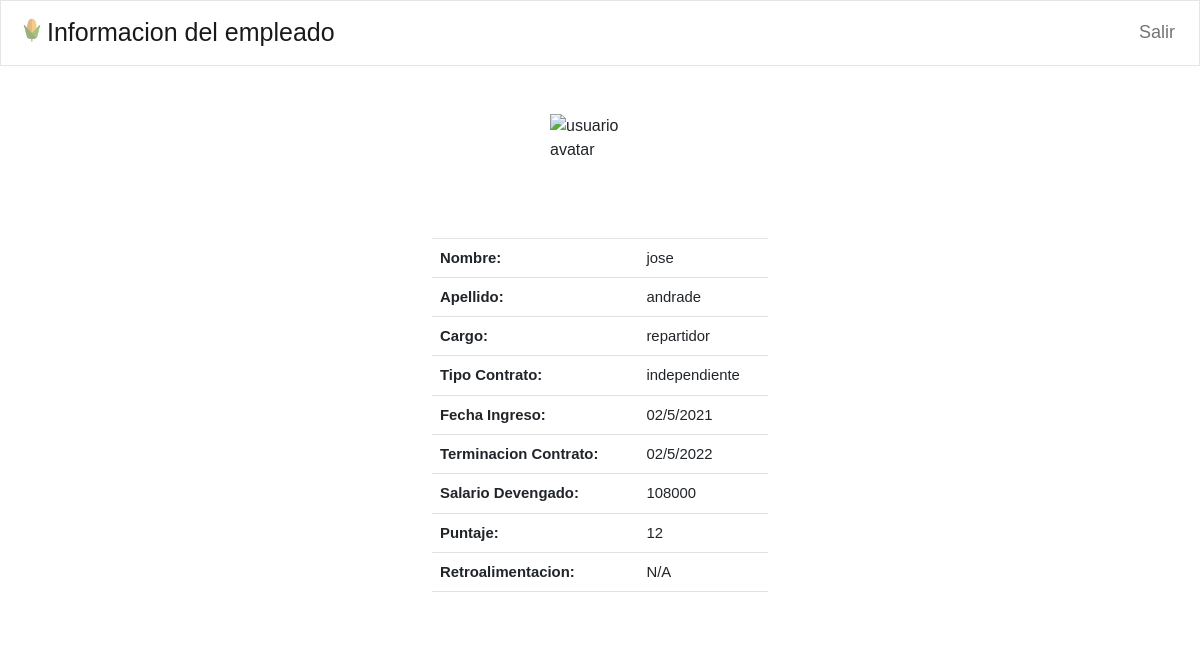
The page /empleado/5 on the database its author committed.
### tables this page shows
CREATE TABLE "empleados" (
	"idusuario"	INTEGER NOT NULL,
	"documento"	VARCHAR NOT NULL,
	"nombre"	VARCHAR NOT NULL,
	"apellido"	VARCHAR NOT NULL,
	"edad"	INT NOT NULL,
	"profesion"	VARCHAR NOT NULL,
	"fecingreso"	DATE NOT NULL,
	"fecterminacion"	DATE NOT NULL,
	"tipocontrato"	VARCHAR NOT NULL,
	"salario"	INT NOT NULL,
	"cargo"	VARCHAR NOT NULL,
	"retroalimentacion"	TEXT NOT NULL,
	"puntaje"	INT NOT NULL,
	"area"	TEXT,
	PRIMARY KEY("idusuario" AUTOINCREMENT)
);

### app.py (the view)
@app.route('/empleado/<int:empleado>', methods=["GET"])
def Empleado(empleado):
    sql = 'SELECT * FROM empleados where idusuario = %s'% (empleado)
    res = ejecutar_sel(sql)
    if len(res)>0:
        return render_template('InfoUser.html', info = res[0])

### bdatos.py (called while the page is built)
def ejecutar_sel(sql) -> list:
    try:
        with sqlite3.connect(NOM_BD) as con:  # Conectarse a la base de datos
            cur = con.cursor()                # Crea un área intermedia para gestión de los contenidos
            res = cur.execute(sql).fetchall() # Se obtienen los registros devueltos
    except:
        res = None
    return res

### templates/InfoUser.html (shortened to what this page needs)
<!DOCTYPE html>
<html lang="es">
    <head>
        <link rel="stylesheet" href="https://bootswatch.com/4/litera/bootstrap.min.css">
        <link href="https://cdn.jsdelivr.net/npm/bootstrap@5.0.2/dist/css/bootstrap.min.css" rel="stylesheet"
>
        <link rel="stylesheet" href="https://cdn.jsdelivr.net/npm/bootstrap-icons@1.5.0/font/bootstrap-icons.css">
        <link rel="stylesheet" type="text/css" href='{{ url_for("static", filename="css/master.css")}}'/>
    </head>
    <body>
        <header class="bg-primary">
            <nav class="navbar navbar-expand-lg navbar-light bg-light" >
                <a class="navbar-brand font-nav" href="/dashboard">
                    <img src="{{ url_for('static', filename='img/favicon.ico') }}" alt="" width="30" height="24" class="d-inline-block align-text-top">Informacion del empleado </a>
                <div class="collapse navbar-collapse">
                    <ul class="navbar-nav ml-auto" style="display: flex; justify-content: end;">
                        <li class="nav-item">
                            <a class="nav-link font-navr up" href="/login">Salir</a>
                        </li>
                    </ul>
                </div>
            </nav>
        </header>
        <br>
        <div class="container-md info_background">
            <br>
            <div style="display: flex;justify-content: center;">
                <img src="https://www.svgrepo.com/show/10678/avatar.svg" width="100" height="100" alt="usuario avatar">
            </div>
            <br>
            <table class="table table-hover ">
                    <tbody>
                        <tr>
                            <td><b>Nombre:</b></td>
                            <td>{{info[2]}}</td>
                        </tr>
                        <tr>
                        <td><b>Apellido:</b></td>
                        <td>{{info[3]}}</td>
                        </tr>
                        <tr>
                            <td><b>Cargo:</b></td>
                            <td>{{info[10]}}</td>
                        </tr>
                        <tr>
                            <td><b>Tipo Contrato:</b></td>
                            <td>{{info[8]}}</td>
                        </tr>
                        <tr>
                            <td><b>Fecha Ingreso:</b></td>
                            <td>{{info[6]}}</td>
                        </tr>
                        <tr>
                            <td><b>Terminacion Contrato:</b></td>
                            <td>{{info[7]}}</td>
                        </tr>
                        <tr>
                            <td><b>Salario Devengado:</b></td>
                            <td>{{info[9]}}</td>
                        </tr>
                        <tr>
                            <td><b> Puntaje:</b></td>
                            <td>{{info[12]}}</td>
                        </tr>
                        <tr>
                            <td><b>Retroalimentacion:</b></td>
                            <td>{{info[11]}}</td>
                        </tr>
                    </tbody>
            </table>
            <br>
        </div>
    <br>
    </body>
</html>

### static/css/master.css (style rules this page uses)
.font-nav { font-size: 25px; }
.font-navr { font-size: 18px; }
body { margin: 0; padding: 0; background-image: url('https://www.trackitagro.com/wp-content/uploads/2021/09/pexels-mark-stebnicki-2749165-scaled.jpg'); background-size: cover; font-family: sans-serif; height: 100vh; }
.info_background { width: 30%; height: auto; background: #fff; border-radius: 15px; }

### rows shown on the page
empleados: nombre "jose", apellido "andrade", cargo "repartidor", tipocontrato "independiente", fecingreso "02/5/2021", fecterminacion "02/5/2022", salario "108000", puntaje "12", retroalimentacion "N/A"
